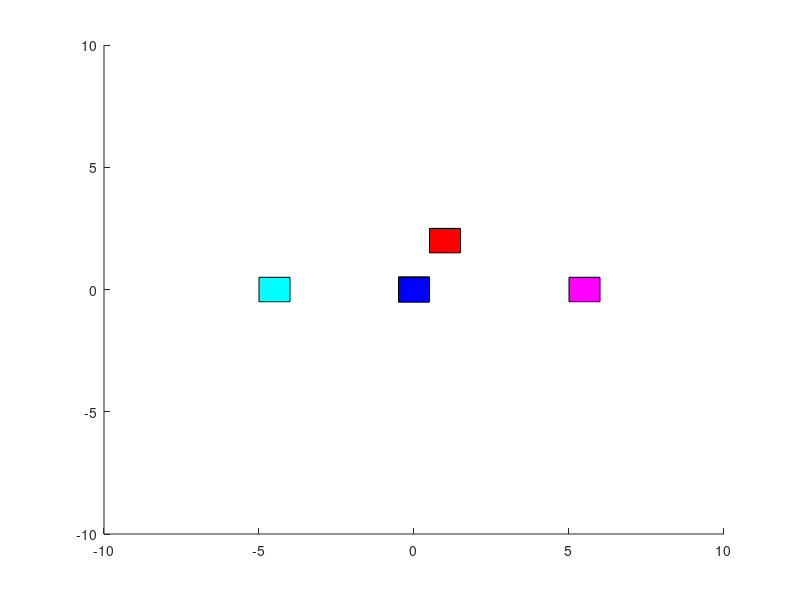

Write the MATLAB code that produced this figure.
eyePosX = 1
eyePosY = 2
figure
axis([-10 10 -10 10])
global hFix hEye
hFix = rectangle('Position', [-0.5 -0.5 1 1],'FaceColor', 'blue'); %create first rectangle
hEye = rectangle('Position', [eyePosX-0.5 eyePosY-0.5 1 1],'FaceColor','red'); %create square for eye pos

hFix = rectangle('Position', [5 -0.5 1 1],'FaceColor','magenta')
hEye = rectangle('Position', [-5 -0.5 1 1],'FaceColor','cyan')

viewingFigureRectangles(1) = rectangle('Position', [-0.5 -0.5 1 1],'FaceColor','blue');
viewingFigureRectangles(2) = rectangle('Position', [-0.5 -0.5 1 1],'FaceColor','blue');
viewingFigureRectangles(3) = rectangle('Position', [-0.5 -0.5 1 1],'FaceColor','blue');
viewingFigureRectangles(4) = rectangle('Position', [-0.5 -0.5 1 1],'FaceColor','blue');